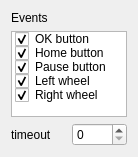
<?xml version="1.0" encoding="UTF-8"?>
<ui version="4.0">
 <class>eventNodeUi</class>
 <widget class="QWidget" name="eventNodeUi">
  <property name="geometry">
   <rect>
    <x>0</x>
    <y>0</y>
    <width>138</width>
    <height>157</height>
   </rect>
  </property>
  <property name="windowTitle">
   <string>Form</string>
  </property>
  <layout class="QVBoxLayout" name="verticalLayout">
   <item>
    <widget class="QLabel" name="label">
     <property name="text">
      <string>Events</string>
     </property>
    </widget>
   </item>
   <item>
    <widget class="QListWidget" name="listWidget">
     <item>
      <property name="text">
       <string>OK button</string>
      </property>
      <property name="checkState">
       <enum>Checked</enum>
      </property>
     </item>
     <item>
      <property name="text">
       <string>Home button</string>
      </property>
      <property name="checkState">
       <enum>Checked</enum>
      </property>
     </item>
     <item>
      <property name="text">
       <string>Pause button</string>
      </property>
      <property name="checkState">
       <enum>Checked</enum>
      </property>
     </item>
     <item>
      <property name="text">
       <string>Left wheel</string>
      </property>
      <property name="checkState">
       <enum>Checked</enum>
      </property>
     </item>
     <item>
      <property name="text">
       <string>Right wheel</string>
      </property>
      <property name="checkState">
       <enum>Checked</enum>
      </property>
     </item>
    </widget>
   </item>
   <item>
    <layout class="QHBoxLayout" name="horizontalLayout">
     <item>
      <widget class="QLabel" name="label_2">
       <property name="text">
        <string>timeout</string>
       </property>
      </widget>
     </item>
     <item>
      <widget class="QSpinBox" name="spinBox"/>
     </item>
    </layout>
   </item>
  </layout>
 </widget>
 <resources/>
 <connections/>
</ui>
